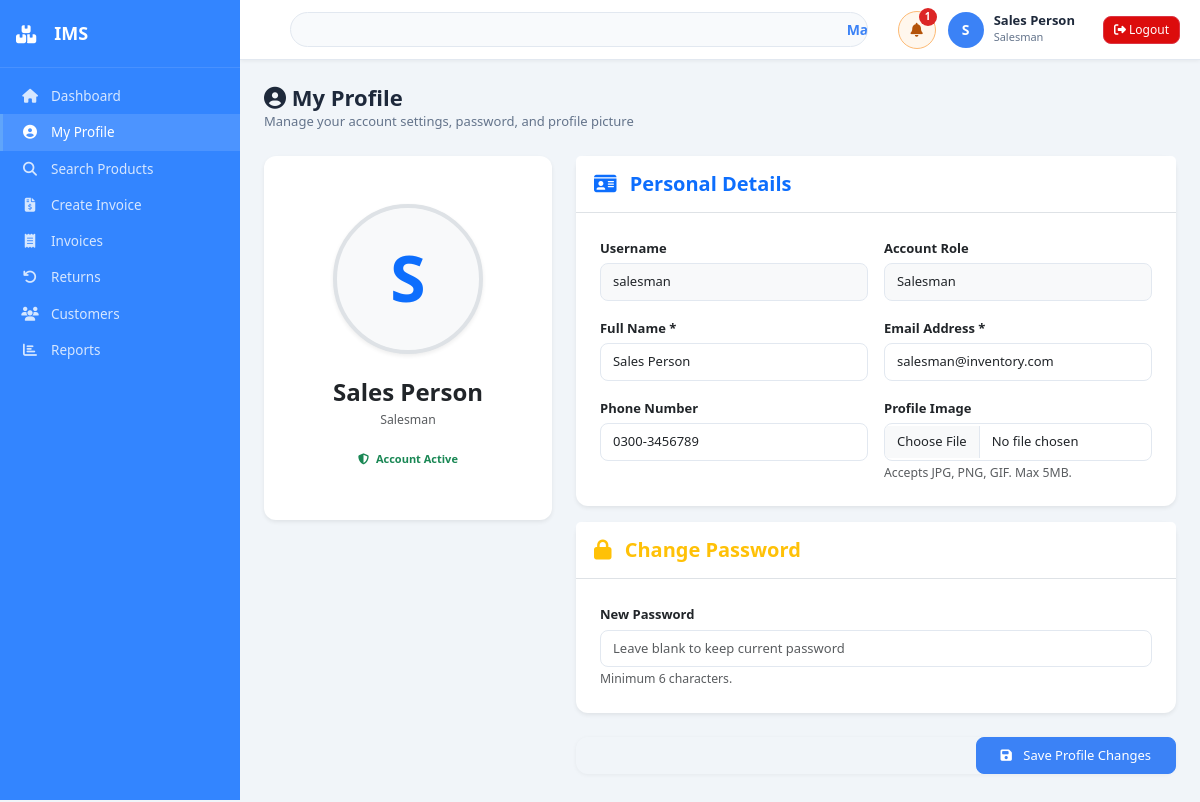
/modules/dashboard/profile.php (signed in), run on an earlier commit of the app's database.
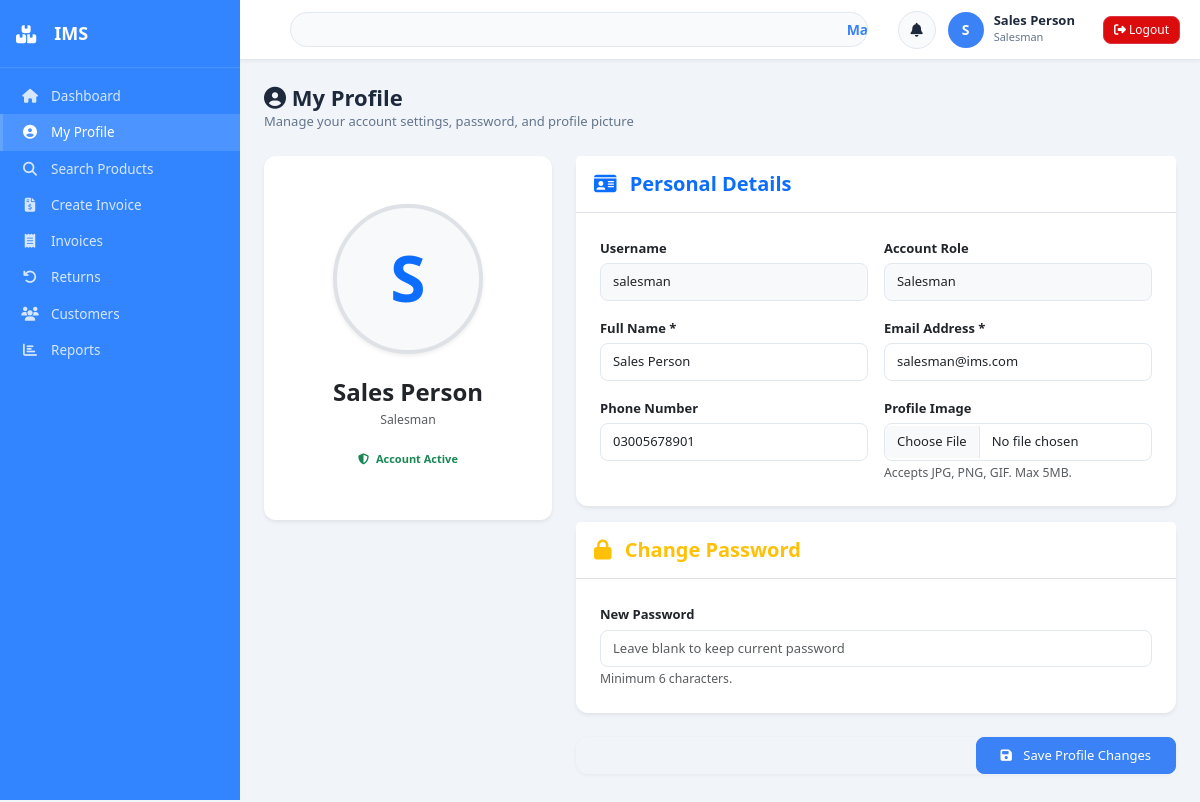
And on a later commit of the database.
### tables this page shows
CREATE TABLE `users` (
  `user_id` int(11) NOT NULL AUTO_INCREMENT,
  `username` varchar(50) NOT NULL,
  `email` varchar(100) DEFAULT NULL,
  `password` varchar(255) NOT NULL,
  `full_name` varchar(100) NOT NULL,
  `phone` varchar(20) DEFAULT NULL,
  `role_id` int(11) NOT NULL DEFAULT 3,
  `status` enum('active','inactive') DEFAULT 'active',
  `last_login` datetime DEFAULT NULL,
  `created_at` timestamp NOT NULL DEFAULT current_timestamp(),
  `profile_image` varchar(255) DEFAULT NULL,
  PRIMARY KEY (`user_id`),
  UNIQUE KEY `username` (`username`)
);

CREATE TABLE `roles` (
  `role_id` int(11) NOT NULL AUTO_INCREMENT,
  `role_name` varchar(50) NOT NULL,
  PRIMARY KEY (`role_id`)
);

### config/functions.php (called while the page is built, shortened)
<?php
function getSingleRow($query, $types = "", $params = []) {
    global $conn;
    $stmt = $conn->prepare($query);
    if (!empty($types) && !empty($params)) {
        $stmt->bind_param($types, ...$params);
    }
    $stmt->execute();
    $result = $stmt->get_result();
    $row = $result->fetch_assoc();
    return $row;
}
?>

### modules/dashboard/profile.php (the view, shortened to what the changed rows need)
<?php
require_once('../../config/database.php');
require_once('../../config/functions.php');
$user_id = $_SESSION['user_id'];
$user = getSingleRow("SELECT u.*, r.role_name FROM users u JOIN roles r ON u.role_id=r.role_id WHERE u.user_id=?", "i", [$user_id]);
include $_SERVER['DOCUMENT_ROOT'].'/inventory_system/includes/page_start.php';
?>
<div class="page-header">
    <div>
        <h2><i class="fas fa-user-circle"></i> My Profile</h2>
    </div>
</div>
<div class="row g-4">
    <div class="col-md-4">
        <div class="card shadow-sm border-0">
            <div class="card-body text-center py-5">
                <div class="profile-avatar-container mb-4 position-relative mx-auto" style="width: 150px; height: 150px;">
                    <div class="rounded-circle overflow-hidden border border-4 border-primary-light shadow-sm w-100 h-100 d-flex align-items-center justify-content-center bg-light">
                        <?php if(!empty($user['profile_image'])): ?>
                            <img src="/inventory_system/assets/uploads/<?php echo htmlspecialchars($user['profile_image']); ?>" style="width:100%; height:100%; object-fit:cover;">
                        <?php else: ?>
                            <span class="display-3 text-primary fw-bold"><?php echo strtoupper(substr($user['full_name'], 0, 1)); ?></span>
                        <?php endif; ?>
                    </div>
                </div>
                <h4 class="fw-bold mb-1"><?php echo htmlspecialchars($user['full_name']); ?></h4>
                <p class="text-muted small mb-3"><?php echo htmlspecialchars($user['role_name']); ?></p>
                <span class="badge bg-success-light text-success px-3 py-2 rounded-pill"><i class="fas fa-shield-alt me-1"></i> Account Active</span>
            </div>
        </div>
    </div>
    <div class="col-md-8">
        <form method="POST" enctype="multipart/form-data">
            <div class="card shadow-sm border-0 mb-3">
                <div class="card-body p-4">
                    <div class="row g-3">
                        <div class="col-md-6">
                            <label class="form-label">Username</label>
                            <input type="text" class="form-control bg-light" value="<?php echo htmlspecialchars($user['username']); ?>" readonly disabled>
                        </div>
                        <div class="col-md-6">
                            <label class="form-label">Account Role</label>
                            <input type="text" class="form-control bg-light" value="<?php echo htmlspecialchars($user['role_name']); ?>" readonly disabled>
                        </div>
                        <div class="col-md-6">
                            <label class="form-label">Full Name *</label>
                            <input type="text" name="full_name" class="form-control" value="<?php echo htmlspecialchars($user['full_name']); ?>" required>
                        </div>
                        <div class="col-md-6">
                            <label class="form-label">Email Address *</label>
                            <input type="email" name="email" class="form-control" value="<?php echo htmlspecialchars($user['email']); ?>" required>
                        </div>
                        <div class="col-md-6">
                            <label class="form-label">Phone Number</label>
                            <input type="text" name="phone" class="form-control" value="<?php echo htmlspecialchars($user['phone']); ?>">
                        </div>
                    </div>
                </div>
            </div>
        </form>
    </div>
</div>
<?php include $_SERVER['DOCUMENT_ROOT'].'/inventory_system/includes/page_end.php';?>

### includes/topnav.php (shortened to what the changed rows need)
<?php
$header_low_stock_alerts = $_SESSION['low_stock_alerts'] ?? getLowStockProducts(10);
$header_low_stock_count = count($header_low_stock_alerts);
?>
<nav class="top-navbar">
    <div class="navbar-right">
        <div class="dropdown header-alert-wrapper">
            <button type="button" class="header-alert-btn <?php echo $header_low_stock_count ? 'has-alert' : ''; ?>" data-bs-toggle="dropdown" aria-expanded="false">
                <i class="fas fa-bell"></i>
                <?php if ($header_low_stock_count): ?>
                    <span class="header-alert-badge"><?php echo $header_low_stock_count; ?></span>
                <?php endif; ?>
            </button>
        </div>
    </div>
</nav>

What changed in the data, as far as the page shows it:
changed users "Sales Person": email "salesman@inventory.com" → "salesman@ims.com"; phone "0300-3456789" → "03005678901"
Also different on the page:
$header_low_stock_count: "1" → (not shown)
